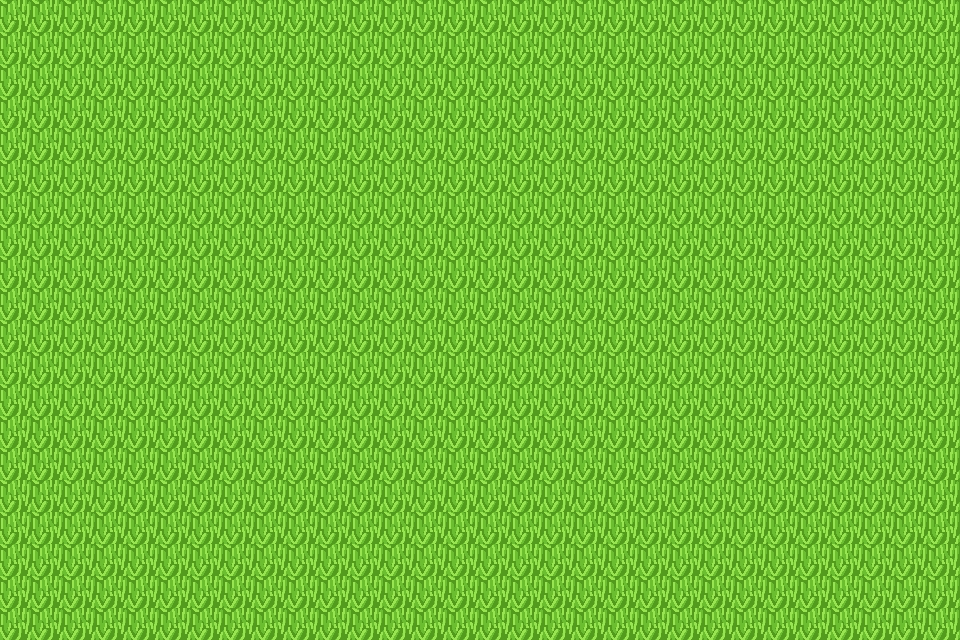

The image is a tile-based game level rendered from a .tmx file. Its description and complete source (layers, tilesets, objects, tile grids) follow:
An orthogonal 30x20 tile map with 32x32 px tiles, 1 tile layer (Capa de patrones 1).

<map version="1.10" tiledversion="1.11.0" orientation="orthogonal" renderorder="right-down" width="30" height="20" tilewidth="32" tileheight="32" infinite="0" nextlayerid="2" nextobjectid="1">
 <tileset firstgid="1" source="Sprite-0001.tsx" />
 <layer id="1" name="Capa de patrones 1" width="30" height="20">
  <data encoding="csv">
1,1,1,1,1,1,1,1,1,1,1,1,1,1,1,1,1,1,1,1,1,1,1,1,1,1,1,1,1,1,
1,1,1,1,1,1,1,1,1,1,1,1,1,1,1,1,1,1,1,1,1,1,1,1,1,1,1,1,1,1,
1,1,1,1,1,1,1,1,1,1,1,1,1,1,1,1,1,1,1,1,1,1,1,1,1,1,1,1,1,1,
1,1,1,1,1,1,1,1,1,1,1,1,1,1,1,1,1,1,1,1,1,1,1,1,1,1,1,1,1,1,
1,1,1,1,1,1,1,1,1,1,1,1,1,1,1,1,1,1,1,1,1,1,1,1,1,1,1,1,1,1,
1,1,1,1,1,1,1,1,1,1,1,1,1,1,1,1,1,1,1,1,1,1,1,1,1,1,1,1,1,1,
1,1,1,1,1,1,1,1,1,1,1,1,1,1,1,1,1,1,1,1,1,1,1,1,1,1,1,1,1,1,
1,1,1,1,1,1,1,1,1,1,1,1,1,1,1,1,1,1,1,1,1,1,1,1,1,1,1,1,1,1,
1,1,1,1,1,1,1,1,1,1,1,1,1,1,1,1,1,1,1,1,1,1,1,1,1,1,1,1,1,1,
1,1,1,1,1,1,1,1,1,1,1,1,1,1,1,1,1,1,1,1,1,1,1,1,1,1,1,1,1,1,
1,1,1,1,1,1,1,1,1,1,1,1,1,1,1,1,1,1,1,1,1,1,1,1,1,1,1,1,1,1,
1,1,1,1,1,1,1,1,1,1,1,1,1,1,1,1,1,1,1,1,1,1,1,1,1,1,1,1,1,1,
1,1,1,1,1,1,1,1,1,1,1,1,1,1,1,1,1,1,1,1,1,1,1,1,1,1,1,1,1,1,
1,1,1,1,1,1,1,1,1,1,1,1,1,1,1,1,1,1,1,1,1,1,1,1,1,1,1,1,1,1,
1,1,1,1,1,1,1,1,1,1,1,1,1,1,1,1,1,1,1,1,1,1,1,1,1,1,1,1,1,1,
1,1,1,1,1,1,1,1,1,1,1,1,1,1,1,1,1,1,1,1,1,1,1,1,1,1,1,1,1,1,
1,1,1,1,1,1,1,1,1,1,1,1,1,1,1,1,1,1,1,1,1,1,1,1,1,1,1,1,1,1,
1,1,1,1,1,1,1,1,1,1,1,1,1,1,1,1,1,1,1,1,1,1,1,1,1,1,1,1,1,1,
1,1,1,1,1,1,1,1,1,1,1,1,1,1,1,1,1,1,1,1,1,1,1,1,1,1,1,1,1,1,
1,1,1,1,1,1,1,1,1,1,1,1,1,1,1,1,1,1,1,1,1,1,1,1,1,1,1,1,1,1
</data>
 </layer>
</map>